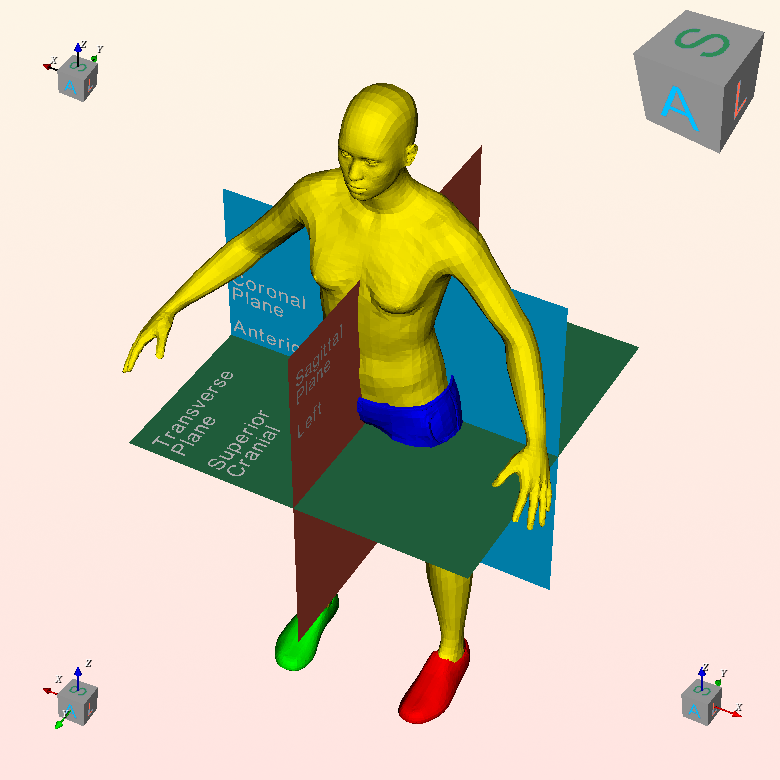

The Python source for this figure:
#!/usr/bin/env python

# Show anatomical planes transecting a human figure with annotated orientation markers.

import os
from pathlib import Path

# Factory overrides: importing these modules registers the OpenGL rendering
# and interaction style implementations for vtkRenderingCore factory classes.
import vtkmodules.vtkInteractionStyle  # noqa: F401
import vtkmodules.vtkRenderingOpenGL2  # noqa: F401

# VTK pipeline classes used in this example
from vtkmodules.vtkCommonTransforms import vtkTransform
from vtkmodules.vtkFiltersGeneral import vtkTransformPolyDataFilter
from vtkmodules.vtkFiltersSources import vtkPlaneSource
from vtkmodules.vtkIOXML import vtkXMLPolyDataReader
from vtkmodules.vtkInteractionWidgets import vtkOrientationMarkerWidget
from vtkmodules.vtkRenderingAnnotation import (
    vtkAnnotatedCubeActor,
    vtkAxesActor,
)
from vtkmodules.vtkRenderingCore import (
    vtkActor,
    vtkPolyDataMapper,
    vtkPropAssembly,
    vtkRenderWindow,
    vtkRenderWindowInteractor,
    vtkRenderer,
)
from vtkmodules.vtkRenderingFreeType import vtkVectorText

# Colors (normalized RGB)
gainsboro = (0.863, 0.863, 0.863)
light_slate_gray = (0.467, 0.533, 0.600)
tomato = (1.000, 0.388, 0.278)
deep_sky_blue = (0.000, 0.749, 1.000)
sea_green = (0.180, 0.545, 0.341)
old_lace = (0.992, 0.961, 0.902)
misty_rose = (1.000, 0.894, 0.882)

# Data file
data_dir = Path(os.environ.get("VPE_DATA_DIR", Path(__file__).parent))
file_path = data_dir / "Human.vtp"

text_scale = [0.04, 0.04, 0.04]

# Reader: load the human figure model
reader = vtkXMLPolyDataReader()
reader.SetFileName(str(file_path))
reader.Update()

human_mapper = vtkPolyDataMapper()
human_mapper.SetInputConnection(reader.GetOutputPort())
human_mapper.SetScalarModeToUsePointFieldData()
human_mapper.SelectColorArray("Color")
human_mapper.SetColorModeToDirectScalars()

human_actor = vtkActor()
human_actor.SetMapper(human_mapper)
bounds = human_actor.GetBounds()
human_actor.SetScale(1.0 / max(bounds))

# Transverse plane (x-y)
transverse_plane = vtkPlaneSource()
transverse_plane.SetResolution(10, 10)
transverse_plane.SetOrigin(0.0, 0.0, 0.0)
transverse_plane.SetPoint1(1, 0, 0)
transverse_plane.SetPoint2(0, 1, 0)

transverse_transform = vtkTransform()
transverse_transform.RotateWXYZ(0, 0, 0, 0)
transverse_transform.Translate(-0.5, -0.5, 0)

transverse_tpd = vtkTransformPolyDataFilter()
transverse_tpd.SetTransform(transverse_transform)
transverse_tpd.SetInputConnection(transverse_plane.GetOutputPort())

transverse_mapper = vtkPolyDataMapper()
transverse_mapper.SetInputConnection(transverse_tpd.GetOutputPort())

transverse_actor = vtkActor()
transverse_actor.SetMapper(transverse_mapper)
transverse_actor.GetProperty().SetColor(sea_green)

# Coronal plane (x-z)
coronal_plane = vtkPlaneSource()
coronal_plane.SetResolution(10, 10)
coronal_plane.SetOrigin(0.0, 0.0, 0.0)
coronal_plane.SetPoint1(1, 0, 0)
coronal_plane.SetPoint2(0, 1, 0)

coronal_transform = vtkTransform()
coronal_transform.RotateWXYZ(-90, 1, 0, 0)
coronal_transform.Translate(-0.5, -0.5, 0.0)

coronal_tpd = vtkTransformPolyDataFilter()
coronal_tpd.SetTransform(coronal_transform)
coronal_tpd.SetInputConnection(coronal_plane.GetOutputPort())

coronal_mapper = vtkPolyDataMapper()
coronal_mapper.SetInputConnection(coronal_tpd.GetOutputPort())

coronal_actor = vtkActor()
coronal_actor.SetMapper(coronal_mapper)
coronal_actor.GetProperty().SetColor(deep_sky_blue)

# Sagittal plane (y-z)
sagittal_plane = vtkPlaneSource()
sagittal_plane.SetResolution(10, 10)
sagittal_plane.SetOrigin(0.0, 0.0, 0.0)
sagittal_plane.SetPoint1(1, 0, 0)
sagittal_plane.SetPoint2(0, 1, 0)

sagittal_transform = vtkTransform()
sagittal_transform.RotateWXYZ(-90, 0, 1, 0)
sagittal_transform.Translate(-0.5, -0.5, 0.0)

sagittal_tpd = vtkTransformPolyDataFilter()
sagittal_tpd.SetTransform(sagittal_transform)
sagittal_tpd.SetInputConnection(sagittal_plane.GetOutputPort())

sagittal_mapper = vtkPolyDataMapper()
sagittal_mapper.SetInputConnection(sagittal_tpd.GetOutputPort())

sagittal_actor = vtkActor()
sagittal_actor.SetMapper(sagittal_mapper)
sagittal_actor.GetProperty().SetColor(tomato)

# Label: Transverse Superior Cranial
label_sup_text = vtkVectorText()
label_sup_text.SetText("Transverse\nPlane\n\nSuperior\nCranial")

label_sup_transform = vtkTransform()
label_sup_transform.RotateZ(-90)

label_sup_tpd = vtkTransformPolyDataFilter()
label_sup_tpd.SetTransform(label_sup_transform)
label_sup_tpd.SetInputConnection(label_sup_text.GetOutputPort())

label_sup_mapper = vtkPolyDataMapper()
label_sup_mapper.SetInputConnection(label_sup_tpd.GetOutputPort())

label_sup_actor = vtkActor()
label_sup_actor.SetMapper(label_sup_mapper)
label_sup_actor.SetScale(text_scale)
label_sup_actor.AddPosition(0.4, 0.49, 0.01)

# Label: Transverse Inferior Caudal
label_inf_text = vtkVectorText()
label_inf_text.SetText("Transverse\nPlane\n\nInferior\n(Caudal)")

label_inf_transform = vtkTransform()
label_inf_transform.RotateZ(270)
label_inf_transform.RotateWXYZ(180, 0, 1, 0)

label_inf_tpd = vtkTransformPolyDataFilter()
label_inf_tpd.SetTransform(label_inf_transform)
label_inf_tpd.SetInputConnection(label_inf_text.GetOutputPort())

label_inf_mapper = vtkPolyDataMapper()
label_inf_mapper.SetInputConnection(label_inf_tpd.GetOutputPort())

label_inf_actor = vtkActor()
label_inf_actor.SetMapper(label_inf_mapper)
label_inf_actor.SetScale(text_scale)
label_inf_actor.AddPosition(0.4, -0.49, -0.01)

# Label: Sagittal Left
label_left_text = vtkVectorText()
label_left_text.SetText("Sagittal\nPlane\n\nLeft")

label_left_transform = vtkTransform()
label_left_transform.RotateX(90)
label_left_transform.RotateWXYZ(-90, 0, 1, 0)

label_left_tpd = vtkTransformPolyDataFilter()
label_left_tpd.SetTransform(label_left_transform)
label_left_tpd.SetInputConnection(label_left_text.GetOutputPort())

label_left_mapper = vtkPolyDataMapper()
label_left_mapper.SetInputConnection(label_left_tpd.GetOutputPort())

label_left_actor = vtkActor()
label_left_actor.SetMapper(label_left_mapper)
label_left_actor.SetScale(text_scale)
label_left_actor.AddPosition(-0.01, 0.49, 0.4)

# Label: Sagittal Right
label_right_text = vtkVectorText()
label_right_text.SetText("Sagittal\nPlane\n\nRight")

label_right_transform = vtkTransform()
label_right_transform.RotateX(90)
label_right_transform.RotateWXYZ(-270, 0, 1, 0)

label_right_tpd = vtkTransformPolyDataFilter()
label_right_tpd.SetTransform(label_right_transform)
label_right_tpd.SetInputConnection(label_right_text.GetOutputPort())

label_right_mapper = vtkPolyDataMapper()
label_right_mapper.SetInputConnection(label_right_tpd.GetOutputPort())

label_right_actor = vtkActor()
label_right_actor.SetMapper(label_right_mapper)
label_right_actor.SetScale(text_scale)
label_right_actor.AddPosition(0.01, -0.49, 0.4)

# Label: Coronal Anterior
label_ant_text = vtkVectorText()
label_ant_text.SetText("Coronal\nPlane\n\nAnterior")

label_ant_transform = vtkTransform()
label_ant_transform.RotateY(-180)
label_ant_transform.RotateWXYZ(-90, 1, 0, 0)

label_ant_tpd = vtkTransformPolyDataFilter()
label_ant_tpd.SetTransform(label_ant_transform)
label_ant_tpd.SetInputConnection(label_ant_text.GetOutputPort())

label_ant_mapper = vtkPolyDataMapper()
label_ant_mapper.SetInputConnection(label_ant_tpd.GetOutputPort())

label_ant_actor = vtkActor()
label_ant_actor.SetMapper(label_ant_mapper)
label_ant_actor.SetScale(text_scale)
label_ant_actor.AddPosition(0.49, 0.01, 0.20)

# Label: Coronal Posterior
label_post_text = vtkVectorText()
label_post_text.SetText("Coronal\nPlane\n\nPosterior")

label_post_transform = vtkTransform()
label_post_transform.RotateWXYZ(90, 1, 0, 0)

label_post_tpd = vtkTransformPolyDataFilter()
label_post_tpd.SetTransform(label_post_transform)
label_post_tpd.SetInputConnection(label_post_text.GetOutputPort())

label_post_mapper = vtkPolyDataMapper()
label_post_mapper.SetInputConnection(label_post_tpd.GetOutputPort())

label_post_actor = vtkActor()
label_post_actor.SetMapper(label_post_mapper)
label_post_actor.SetScale(text_scale)
label_post_actor.AddPosition(-0.49, -0.01, 0.3)

# Annotated cube actor (used by upper-right widget)
cube = vtkAnnotatedCubeActor()
cube.SetXPlusFaceText("R")
cube.SetXMinusFaceText("L")
cube.SetYPlusFaceText("A")
cube.SetYMinusFaceText("P")
cube.SetZPlusFaceText("S")
cube.SetZMinusFaceText("I")
cube.SetFaceTextScale(0.5)
cube.GetCubeProperty().SetColor(gainsboro)
cube.GetTextEdgesProperty().SetColor(light_slate_gray)
cube.GetXPlusFaceProperty().SetColor(tomato)
cube.GetXMinusFaceProperty().SetColor(tomato)
cube.GetYPlusFaceProperty().SetColor(deep_sky_blue)
cube.GetYMinusFaceProperty().SetColor(deep_sky_blue)
cube.GetZPlusFaceProperty().SetColor(sea_green)
cube.GetZMinusFaceProperty().SetColor(sea_green)

# Orientation widget 0: RPS axes+cube assembly (upper left)
axes_0 = vtkAxesActor()
axes_0.SetScale(1.5, -1.5, 1.5)
axes_0.SetShaftTypeToCylinder()
axes_0.SetXAxisLabelText("X")
axes_0.SetYAxisLabelText("Y")
axes_0.SetZAxisLabelText("Z")
axes_0.SetCylinderRadius(0.5 * axes_0.GetCylinderRadius())
axes_0.SetConeRadius(1.025 * axes_0.GetConeRadius())
axes_0.SetSphereRadius(1.5 * axes_0.GetSphereRadius())
tprop_0 = axes_0.GetXAxisCaptionActor2D().GetCaptionTextProperty()
tprop_0.ItalicOn()
tprop_0.ShadowOn()
tprop_0.SetFontFamilyToTimes()
axes_0.GetYAxisCaptionActor2D().GetCaptionTextProperty().ShallowCopy(tprop_0)
axes_0.GetZAxisCaptionActor2D().GetCaptionTextProperty().ShallowCopy(tprop_0)

cube_0 = vtkAnnotatedCubeActor()
cube_0.SetXPlusFaceText("R")
cube_0.SetXMinusFaceText("L")
cube_0.SetYPlusFaceText("A")
cube_0.SetYMinusFaceText("P")
cube_0.SetZPlusFaceText("S")
cube_0.SetZMinusFaceText("I")
cube_0.SetFaceTextScale(0.5)
cube_0.GetCubeProperty().SetColor(gainsboro)
cube_0.GetTextEdgesProperty().SetColor(light_slate_gray)
cube_0.GetXPlusFaceProperty().SetColor(tomato)
cube_0.GetXMinusFaceProperty().SetColor(tomato)
cube_0.GetYPlusFaceProperty().SetColor(deep_sky_blue)
cube_0.GetYMinusFaceProperty().SetColor(deep_sky_blue)
cube_0.GetZPlusFaceProperty().SetColor(sea_green)
cube_0.GetZMinusFaceProperty().SetColor(sea_green)

assembly_0 = vtkPropAssembly()
assembly_0.AddPart(axes_0)
assembly_0.AddPart(cube_0)

# Orientation widget 1: RAS axes+cube assembly (lower left)
axes_1 = vtkAxesActor()
axes_1.SetScale(1.5, 1.5, 1.5)
axes_1.SetShaftTypeToCylinder()
axes_1.SetXAxisLabelText("X")
axes_1.SetYAxisLabelText("Y")
axes_1.SetZAxisLabelText("Z")
axes_1.SetCylinderRadius(0.5 * axes_1.GetCylinderRadius())
axes_1.SetConeRadius(1.025 * axes_1.GetConeRadius())
axes_1.SetSphereRadius(1.5 * axes_1.GetSphereRadius())
tprop_1 = axes_1.GetXAxisCaptionActor2D().GetCaptionTextProperty()
tprop_1.ItalicOn()
tprop_1.ShadowOn()
tprop_1.SetFontFamilyToTimes()
axes_1.GetYAxisCaptionActor2D().GetCaptionTextProperty().ShallowCopy(tprop_1)
axes_1.GetZAxisCaptionActor2D().GetCaptionTextProperty().ShallowCopy(tprop_1)

cube_1 = vtkAnnotatedCubeActor()
cube_1.SetXPlusFaceText("R")
cube_1.SetXMinusFaceText("L")
cube_1.SetYPlusFaceText("A")
cube_1.SetYMinusFaceText("P")
cube_1.SetZPlusFaceText("S")
cube_1.SetZMinusFaceText("I")
cube_1.SetFaceTextScale(0.5)
cube_1.GetCubeProperty().SetColor(gainsboro)
cube_1.GetTextEdgesProperty().SetColor(light_slate_gray)
cube_1.GetXPlusFaceProperty().SetColor(tomato)
cube_1.GetXMinusFaceProperty().SetColor(tomato)
cube_1.GetYPlusFaceProperty().SetColor(deep_sky_blue)
cube_1.GetYMinusFaceProperty().SetColor(deep_sky_blue)
cube_1.GetZPlusFaceProperty().SetColor(sea_green)
cube_1.GetZMinusFaceProperty().SetColor(sea_green)

assembly_1 = vtkPropAssembly()
assembly_1.AddPart(axes_1)
assembly_1.AddPart(cube_1)

# Orientation widget 2: LPS axes+cube assembly (lower right)
axes_2 = vtkAxesActor()
axes_2.SetScale(-1.5, -1.5, 1.5)
axes_2.SetShaftTypeToCylinder()
axes_2.SetXAxisLabelText("X")
axes_2.SetYAxisLabelText("Y")
axes_2.SetZAxisLabelText("Z")
axes_2.SetCylinderRadius(0.5 * axes_2.GetCylinderRadius())
axes_2.SetConeRadius(1.025 * axes_2.GetConeRadius())
axes_2.SetSphereRadius(1.5 * axes_2.GetSphereRadius())
tprop_2 = axes_2.GetXAxisCaptionActor2D().GetCaptionTextProperty()
tprop_2.ItalicOn()
tprop_2.ShadowOn()
tprop_2.SetFontFamilyToTimes()
axes_2.GetYAxisCaptionActor2D().GetCaptionTextProperty().ShallowCopy(tprop_2)
axes_2.GetZAxisCaptionActor2D().GetCaptionTextProperty().ShallowCopy(tprop_2)

cube_2 = vtkAnnotatedCubeActor()
cube_2.SetXPlusFaceText("R")
cube_2.SetXMinusFaceText("L")
cube_2.SetYPlusFaceText("A")
cube_2.SetYMinusFaceText("P")
cube_2.SetZPlusFaceText("S")
cube_2.SetZMinusFaceText("I")
cube_2.SetFaceTextScale(0.5)
cube_2.GetCubeProperty().SetColor(gainsboro)
cube_2.GetTextEdgesProperty().SetColor(light_slate_gray)
cube_2.GetXPlusFaceProperty().SetColor(tomato)
cube_2.GetXMinusFaceProperty().SetColor(tomato)
cube_2.GetYPlusFaceProperty().SetColor(deep_sky_blue)
cube_2.GetYMinusFaceProperty().SetColor(deep_sky_blue)
cube_2.GetZPlusFaceProperty().SetColor(sea_green)
cube_2.GetZMinusFaceProperty().SetColor(sea_green)

assembly_2 = vtkPropAssembly()
assembly_2.AddPart(axes_2)
assembly_2.AddPart(cube_2)

# Renderer: assemble the scene
renderer = vtkRenderer()
renderer.AddActor(human_actor)
renderer.AddViewProp(transverse_actor)
renderer.AddViewProp(coronal_actor)
renderer.AddViewProp(sagittal_actor)
renderer.AddViewProp(label_sup_actor)
renderer.AddViewProp(label_inf_actor)
renderer.AddViewProp(label_left_actor)
renderer.AddViewProp(label_right_actor)
renderer.AddViewProp(label_ant_actor)
renderer.AddViewProp(label_post_actor)
renderer.SetBackground(misty_rose)
renderer.SetBackground2(old_lace)
renderer.GradientBackgroundOn()

# Window: display the rendered scene
render_window = vtkRenderWindow()
render_window.AddRenderer(renderer)
render_window.SetWindowName("anatomical orientation")
render_window.SetMultiSamples(0)
render_window.SetSize(780, 780)

# Scene: camera configuration
renderer.ResetCamera()
renderer.GetActiveCamera().Zoom(1.6)
renderer.GetActiveCamera().SetPosition(-2.3, 4.1, 4.2)
renderer.GetActiveCamera().SetViewUp(0.0, 0.0, 1.0)
renderer.ResetCameraClippingRange()

# Interactor: handle mouse and keyboard events
interactor = vtkRenderWindowInteractor()
interactor.SetRenderWindow(render_window)

# Scene: orientation marker widgets
om_0 = vtkOrientationMarkerWidget()
om_0.SetOrientationMarker(assembly_0)
om_0.SetViewport(0.0, 0.8, 0.2, 1.0)
om_0.SetInteractor(interactor)
om_0.EnabledOn()
om_0.InteractiveOn()

om_1 = vtkOrientationMarkerWidget()
om_1.SetOrientationMarker(assembly_1)
om_1.SetViewport(0.0, 0.0, 0.2, 0.2)
om_1.SetInteractor(interactor)
om_1.EnabledOn()
om_1.InteractiveOn()

om_2 = vtkOrientationMarkerWidget()
om_2.SetOrientationMarker(assembly_2)
om_2.SetViewport(0.8, 0.0, 1.0, 0.2)
om_2.SetInteractor(interactor)
om_2.EnabledOn()
om_2.InteractiveOn()

om_3 = vtkOrientationMarkerWidget()
om_3.SetOrientationMarker(cube)
om_3.SetViewport(0.8, 0.8, 1.0, 1.0)
om_3.SetInteractor(interactor)
om_3.EnabledOn()
om_3.InteractiveOn()

# Launch the interactive visualization
interactor.Initialize()
interactor.Start()
